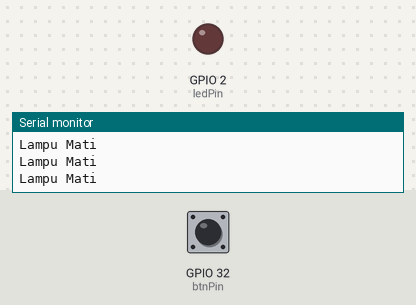
A sketch run on a simulated ESP32. On the bench: output pins drawn as LEDs (lit = HIGH), the last lines printed to the serial monitor. The inputs (shaded band) are chosen by the test bench; at power-on: GPIO 32 (btnPin) LOW.

Above: at 1.8 s.
1.9 s: GPIO 32 (btnPin) pulled HIGH for 0.6 s
At 2.4 s:
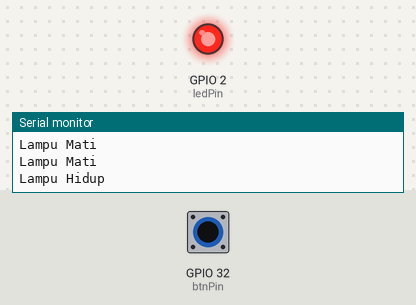
4.0 s: GPIO 32 (btnPin) pulled HIGH for 3.2 s
At 8.3 s:
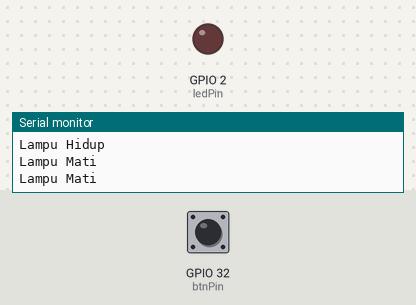
Timing chart, 0 to 9.8 s (numbered marks = the images above; inputs shaded):
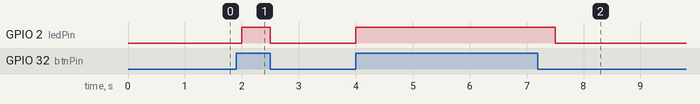

Measured:
- after the input at 1.9 s, GPIO 2 (ledPin): LOW → HIGH after 0.10 s, → LOW 0.50 s later
- after the input at 4.0 s, GPIO 2 (ledPin): LOW → HIGH at once, → LOW 3.5 s later

The sketch:

sketch.ino
```cpp
int ledPin = 2;
int btnPin = 32;

void setup() {
  // put your setup code here, to run once:
  Serial.begin(115200);
  Serial.println("Program Button LED");
  pinMode(ledPin, OUTPUT);
  pinMode(btnPin, INPUT);
}

void loop() {
  if(digitalRead(btnPin) == HIGH){
    digitalWrite(ledPin, HIGH);
    Serial.println("Lampu Hidup");
    delay(500);
  }else {
    digitalWrite(ledPin, LOW);
    Serial.println("Lampu Mati");
    delay(500);
  }

}
```
